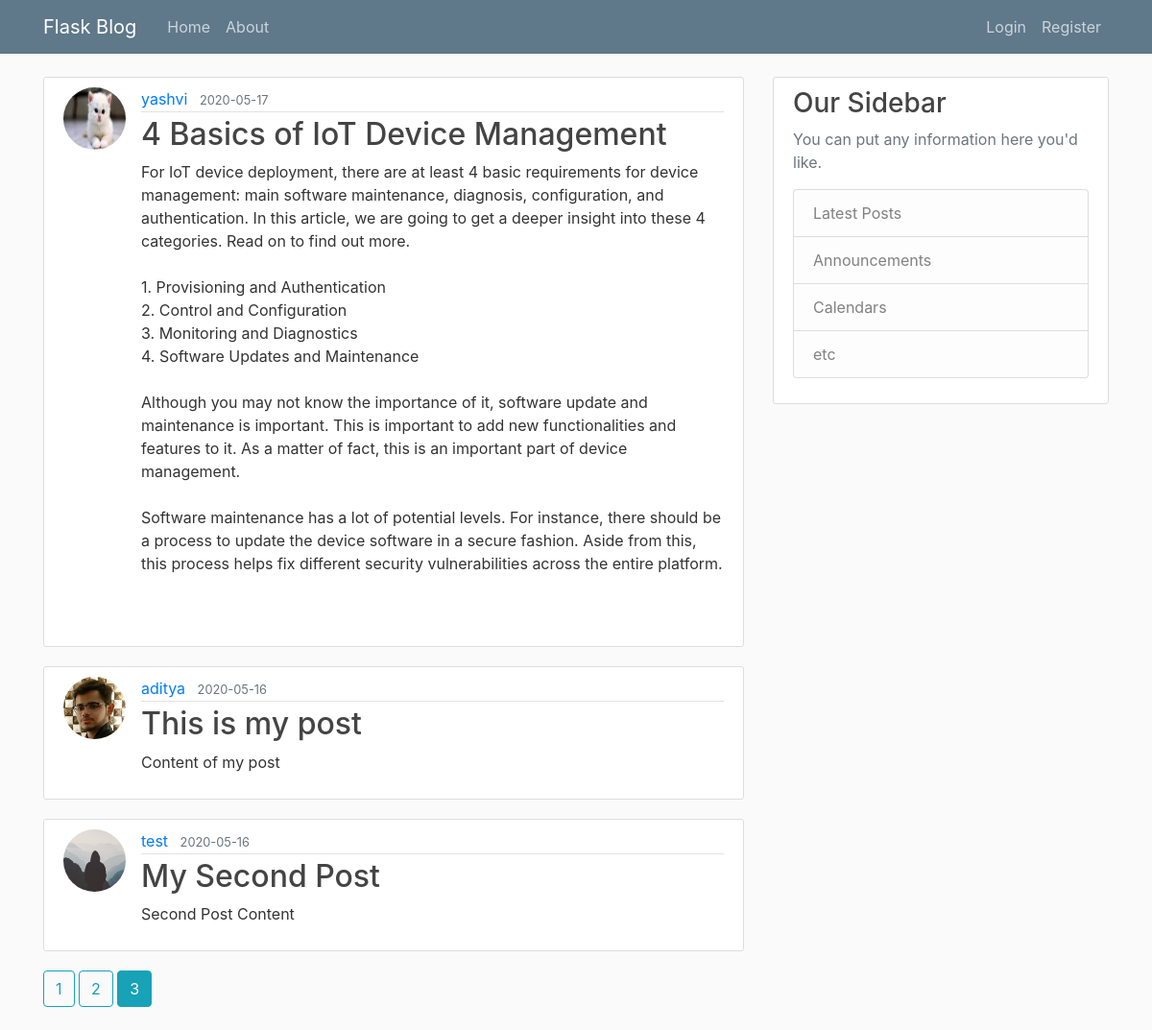
Screenshot of /home?page=3 with the database file from the repository.
### flaskblog/models.py (models this page shows, shortened)
class Post(db.Model):
    id = db.Column(db.Integer, primary_key=True)
    title = db.Column(db.String(100), nullable=False)
    date_posted = db.Column(db.DateTime, nullable=False, default=datetime.utcnow)
    content = db.Column(db.Text, nullable=False)
    user_id = db.Column(db.Integer, db.ForeignKey('user.id'), nullable=False)

class User(db.Model, UserMixin):
    id = db.Column(db.Integer, primary_key=True)
    username = db.Column(db.String(20), unique=True, nullable=False)
    email = db.Column(db.String(120), unique=True, nullable=False)
    image_file = db.Column(db.String(20), nullable=False, default='default.jpg')
    password = db.Column(db.String(60), nullable=False)
    posts = db.relationship('Post', backref='author', lazy=True)

### flaskblog/routes.py (the view)
@app.route("/")
@app.route("/home")
def home():
    page = request.args.get('page', 1, type=int)
    posts = Post.query.order_by(Post.date_posted.desc()).paginate(page=page, per_page=5)
    return render_template('home.html', posts=posts)

### flaskblog/templates/home.html
{% extends "layout.html" %}
{% block content %}
	{% for post in posts.items %}
		<article class="media content-section">
			<img class="rounded-circle article-img" src="{{ url_for('static', filename='profile_pics/' + post.author.image_file) }}">
		  <div class="media-body">
		    <div class="article-metadata">
		      <a class="mr-2" href="{{url_for('user_posts', username = post.author.username) }}">{{ post.author.username }}</a>
		      <small class="text-muted">{{ post.date_posted.strftime('%Y-%m-%d') }}</small>
		    </div>
		    <h2><a class="article-title" href="{{url_for('post', post_id=post.id)}}">{{ post.title }}</a></h2>
		    <p class="article-content">{{ post.content }}</p>
		  </div>
</article>
	{% endfor %}
	 {% for page_num in posts.iter_pages(left_edge=1, right_edge=1, left_current=1, right_current=2) %}
      {% if page_num %}
        {% if posts.page == page_num %}
          <a class="btn btn-info mb-4" href="{{ url_for('home', page=page_num) }}">{{ page_num }}</a>
        {% else %}
          <a class="btn btn-outline-info mb-4" href="{{ url_for('home', page=page_num) }}">{{ page_num }}</a>
        {% endif %}
      {% else %}
        ...
      {% endif %}
    {% endfor %}
{% endblock content%}

### flaskblog/static/main.css (style rules this page uses)
body { background: #fafafa; color: #333333; margin-top: 5rem; }
h1, h2, h3, h4, h5, h6 { color: #444444; }
.content-section { background: #ffffff; padding: 10px 20px; border: 1px solid #dddddd; border-radius: 3px; margin-bottom: 20px; }
.article-title { color: #444444; }
.article-content { white-space: pre-line; }
.article-img { height: 65px; width: 65px; margin-right: 16px; }
.article-metadata { padding-bottom: 1px; margin-bottom: 4px; border-bottom: 1px solid #e3e3e3 }

### rows the page displays
Post: image_file (picture), author.username "yashvi", date_posted "2020-05-17", title "4 Basics of IoT Device Management", content "For IoT device deployment, there are at least 4 basic requirements for device management: main software maintenance, diagnosis, configuration, and authentication. In this article, we are going to get a deeper insight into these 4 categories. Read on to find out more. 1. Provisioning and Authentication 2. Control and Configuration 3. Monitoring and Diagnostics 4. Software Updates and Maintenance Although you may not know the importance of it, software update and maintenance is important. This is important to add new functionalities and features to it. As a matter of fact, this is an important part of device management. Software maintenance has a lot of potential levels. For instance, there…"
Post: image_file (picture), author.username "aditya", date_posted "2020-05-16", title "This is my post", content "Content of my post"
Post: image_file (placeholder picture), author.username "test", date_posted "2020-05-16", title "My Second Post", content "Second Post Content"

### other values shown
{{ page_num }} "1" "2"
{{ page_num }} "3"
